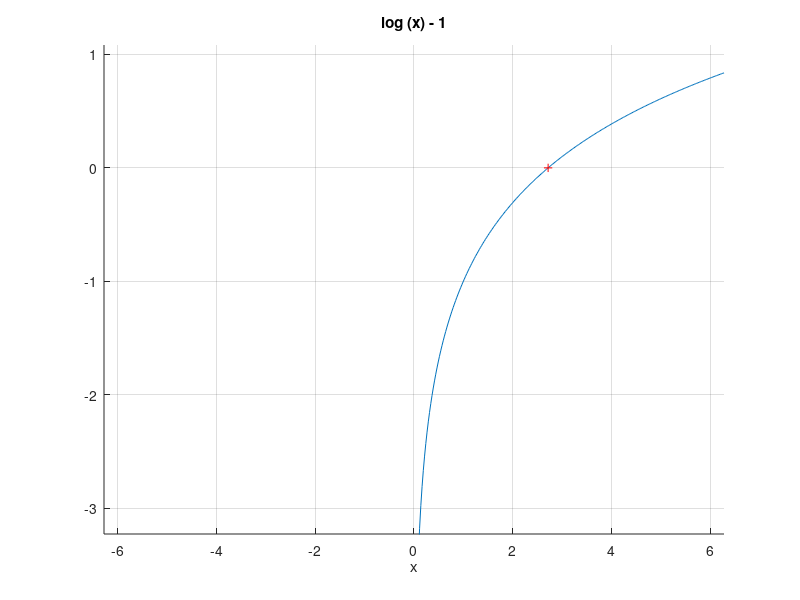

Source code (MATLAB):
% (c)2021 HP.
clc;
clear;
clf;

f = @(x) log(x) - 1;

x0 = 1;
x = fzero(f,x0)
y = f(x)

hold on
ezplot(f)
plot(x, y, 'r+')

grid on
hold off

x1 = e^1
% e^(log(x)) = x = e^1
